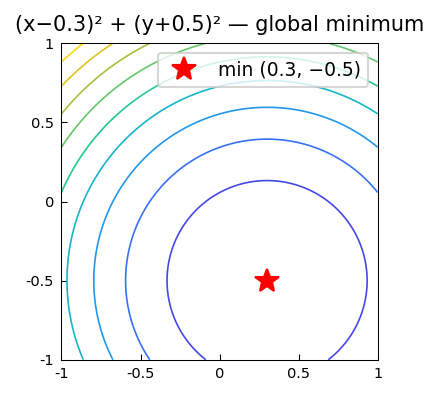

Recreate this plot in Python.
"""Global minimum of a bivariate function using Chebfun2.

Demonstrates finding the global minimum of a smooth 2D function by
constructing a Chebfun2 and evaluating it on a grid, then verifying
against known analytical minima.

Credit: Inspired by Chebfun2 opt examples.
Original MATLAB Chebfun: Copyright 2017 by The University of Oxford and
The Chebfun Developers. See https://www.chebfun.org/ for Chebfun information.
"""
import os

os.environ.setdefault("XLA_PYTHON_CLIENT_PREALLOCATE", "false")

import matplotlib

matplotlib.use("Agg")
import os
import sys

import jax.numpy as jnp
import matplotlib.pyplot as plt

sys.path.insert(0, os.path.join(os.path.dirname(__file__), '..', '..', 'src'))

import chebfunjax as cj
from chebfunjax.plotting import chebfun_style

chebfun_style()

from chebfunjax.plotting import contour


def run():
    print("=" * 60)
    print("Global minimum of bivariate functions")
    print("=" * 60)

    # --- f(x,y) = (x-0.3)^2 + (y+0.5)^2 has minimum at (0.3, -0.5) ---
    f1 = cj.chebfun2(lambda x, y: (x - 0.3)**2 + (y + 0.5)**2)
    # Evaluate on a fine grid to find the minimum
    xs = jnp.linspace(-1.0, 1.0, 200)
    ys = jnp.linspace(-1.0, 1.0, 200)
    XX, YY = jnp.meshgrid(xs, ys, indexing='xy')
    vals = f1(XX, YY)
    min_val = float(jnp.min(vals))
    min_idx = jnp.unravel_index(jnp.argmin(vals), vals.shape)
    x_min = float(xs[min_idx[1]])
    y_min = float(ys[min_idx[0]])
    print("\nf(x,y) = (x-0.3)^2 + (y+0.5)^2:")
    print(f"  Grid minimum at ({x_min:.3f}, {y_min:.3f}), value = {min_val:.2e}")
    print("  Exact minimum at (0.3, -0.5), value = 0")
    # With 200 grid points, we can only resolve to about 0.01
    assert abs(x_min - 0.3) < 0.02
    assert abs(y_min - (-0.5)) < 0.02
    assert min_val < 1e-3

    # --- Integral gives information about the function ----------------
    integral1 = float(f1.sum2())
    # int_{-1}^{1} int_{-1}^{1} (x-0.3)^2 + (y+0.5)^2 dx dy
    # = 2*(int (x-0.3)^2 dx from -1 to 1) + 2*(int (y+0.5)^2 dy from -1 to 1)
    # int (x-a)^2 dx from -1 to 1 = [x^3/3 - ax^2 + a^2 x]_{-1}^{1}
    # = (1/3 - a + a^2) - (-1/3 - a - a^2) = 2/3 + 2a^2
    # a=0.3: 2/3 + 2*(0.09) = 2/3 + 0.18 = 0.8467
    # a=-0.5: 2/3 + 2*(0.25) = 2/3 + 0.5 = 1.1667
    exact1 = 2.0 * (2.0/3.0 + 2.0*0.3**2) + 2.0 * (2.0/3.0 + 2.0*0.5**2)
    print(f"\n  Integral of f over [-1,1]^2: {integral1:.10f}")
    print(f"  Exact: {exact1:.10f}")
    assert abs(integral1 - exact1) < 1e-10

    # --- g(x,y) = cos(x)*cos(y): maximum at (0, 0) value 1 -----------
    g = cj.chebfun2(lambda x, y: jnp.cos(x) * jnp.cos(y))
    vals_g = g(XX, YY)
    max_val_g = float(jnp.max(vals_g))
    print("\ng(x,y) = cos(x)*cos(y):")
    print(f"  Grid maximum: {max_val_g:.10f}  (exact: 1.0)")
    assert abs(max_val_g - 1.0) < 1e-4  # Grid resolution limited

    # Verify integral: int cos(x)cos(y) over [-1,1]^2 = (2*sin(1))^2
    integral_g = float(g.sum2())
    exact_g = float((2.0 * jnp.sin(jnp.array(1.0)))**2)
    print(f"  Integral over [-1,1]^2: {integral_g:.12f}")
    print(f"  Exact (2*sin(1))^2:     {exact_g:.12f}")
    assert abs(integral_g - exact_g) < 1e-10

    # --- Rosenbrock-like: f(x,y) = (1-x)^2 + 10*(y-x^2)^2 -----------
    # on [-1,1]^2: minimum at (1,1), value=0 but x=1 is on boundary
    # Actually minimum in interior is near (1,1) but boundary constrained
    f_rb = cj.chebfun2(lambda x, y: (1.0 - x)**2 + 10.0 * (y - x**2)**2)
    integral_rb = float(f_rb.sum2())
    print("\nRosenbrock (1-x)^2 + 10*(y-x^2)^2:")
    print(f"  Integral over [-1,1]^2: {integral_rb:.6f}")
    # Just verify it's a positive function
    # min on boundary of [-1,1]^2; at (1,1): f=0
    val_at_11 = float(f_rb(jnp.array(1.0), jnp.array(1.0)))
    print(f"  f(1,1) = {val_at_11:.2e}  (exact: 0)")
    assert val_at_11 < 1e-12

    # --- Plots -------------------------------------------------------
    _here = os.path.dirname(os.path.abspath(__file__))
    fig, ax = contour(f1, title="(x−0.3)² + (y+0.5)² — global minimum")
    ax.plot(0.3, -0.5, "r*", markersize=12, label="min (0.3, −0.5)")
    ax.legend(fontsize=9)
    fig.savefig(os.path.join(_here, "global_minimum_2d.png"),
                dpi=150, bbox_inches="tight")
    plt.close(fig)

    print("\nAll assertions passed.")
    return True

if __name__ == "__main__":
    run()
